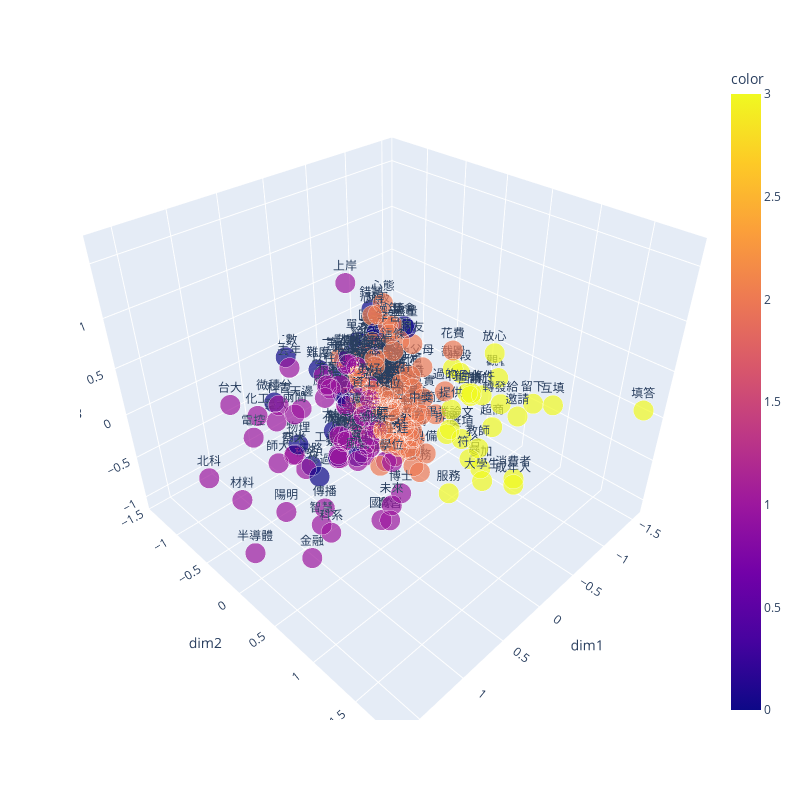

The notebook cell saved with this chart:
### Code cell
new_feat = reduceDim(feat,method='PCA',dim = 20)
d3_feat = reduceDim(feat,method='PCA',dim = 3)
word_df = pd.DataFrame({
    "word":sample_words,
    "color":cluster(new_feat,n=4),
    "dim1":d3_feat[:,0],
    "dim2":d3_feat[:,1],
    "dim3":d3_feat[:,2],

})
plotScatter3D(word_df)

### Figure 1 — Plotly figure (JSON) as saved in the notebook; plotly's stock layout.template omitted (floating-point values rounded to 4 significant figures; data arrays with more than 128 entries replaced by an {"elided": "..."} marker saying what was removed)
{"data": [{"hovertemplate": "dim1=%{x}<br>dim2=%{y}<br>dim3=%{z}<br>size=%{marker.size}<br>word=%{text}<br>color=%{marker.color}<extra></extra>", "legendgroup": "", "marker": {"color": {"elided": "300 int values"}, "coloraxis": "coloraxis", "size": {"elided": "300 float values"}, "sizemode": "area", "sizeref": 0.00125, "symbol": "circle"}, "mode": "markers+text", "name": "", "scene": "scene", "showlegend": false, "text": {"elided": "300 str values"}, "type": "scatter3d", "x": {"elided": "300 float values"}, "y": {"elided": "300 float values"}, "z": {"elided": "300 float values"}}], "layout": {"coloraxis": {"colorbar": {"title": {"text": "color"}}, "colorscale": [[0, "#0d0887"], [0.1111, "#46039f"], [0.2222, "#7201a8"], [0.3333, "#9c179e"], [0.4444, "#bd3786"], [0.5556, "#d8576b"], [0.6667, "#ed7953"], [0.7778, "#fb9f3a"], [0.8889, "#fdca26"], [1, "#f0f921"]]}, "height": 800, "legend": {"itemsizing": "constant", "tracegroupgap": 0}, "margin": {"t": 60}, "scene": {"domain": {"x": [0, 1], "y": [0, 1]}, "xaxis": {"title": {"text": "dim1"}}, "yaxis": {"title": {"text": "dim2"}}, "zaxis": {"title": {"text": "dim3"}}}, "width": 800}}
